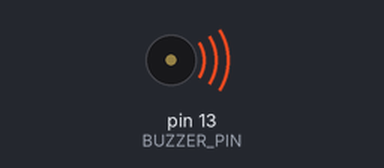
A sketch run on a simulated Arduino Uno, built with avr-gcc and run on an emulated ATmega328P. Shown: buzzer (waves = sounding).

Above: at 0.05 s.
At 3.2 s:
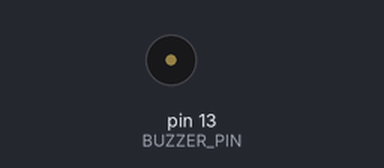
Timing chart, 0 to 7.5 s (numbered marks = the images above):
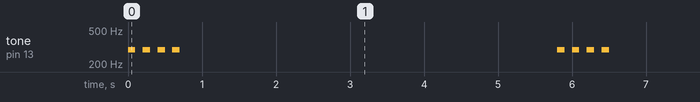

The sketch:

buzzer.ino
```cpp
#define BUZZER_PIN 13
#define N_BIPES 4

#define DO 261
#define RE 293
#define MI 329
#define FA 349
#define SOL 392
#define LA 440
#define SI 493

int buzzerPin = BUZZER_PIN;

void acionaBuzzer(int freq, int n, int intervalo)
{
  for(int i = 0; i < N_BIPES; i++)
  {
    tone(buzzerPin, freq);
    delay(100);
    noTone(buzzerPin);
    delay(100);
  }
  delay(intervalo);
}

void setup() {
  pinMode(buzzerPin, OUTPUT);

}

void loop() {
  acionaBuzzer(RE, 4, 5000);

}
```

Measured:
- by itself, tone on pin 13 (BUZZER_PIN): repeats every 5.8 s: 3 × (silent 0.10 s, 293 Hz 0.10 s), silent 5.1 s, 293 Hz 0.10 s
